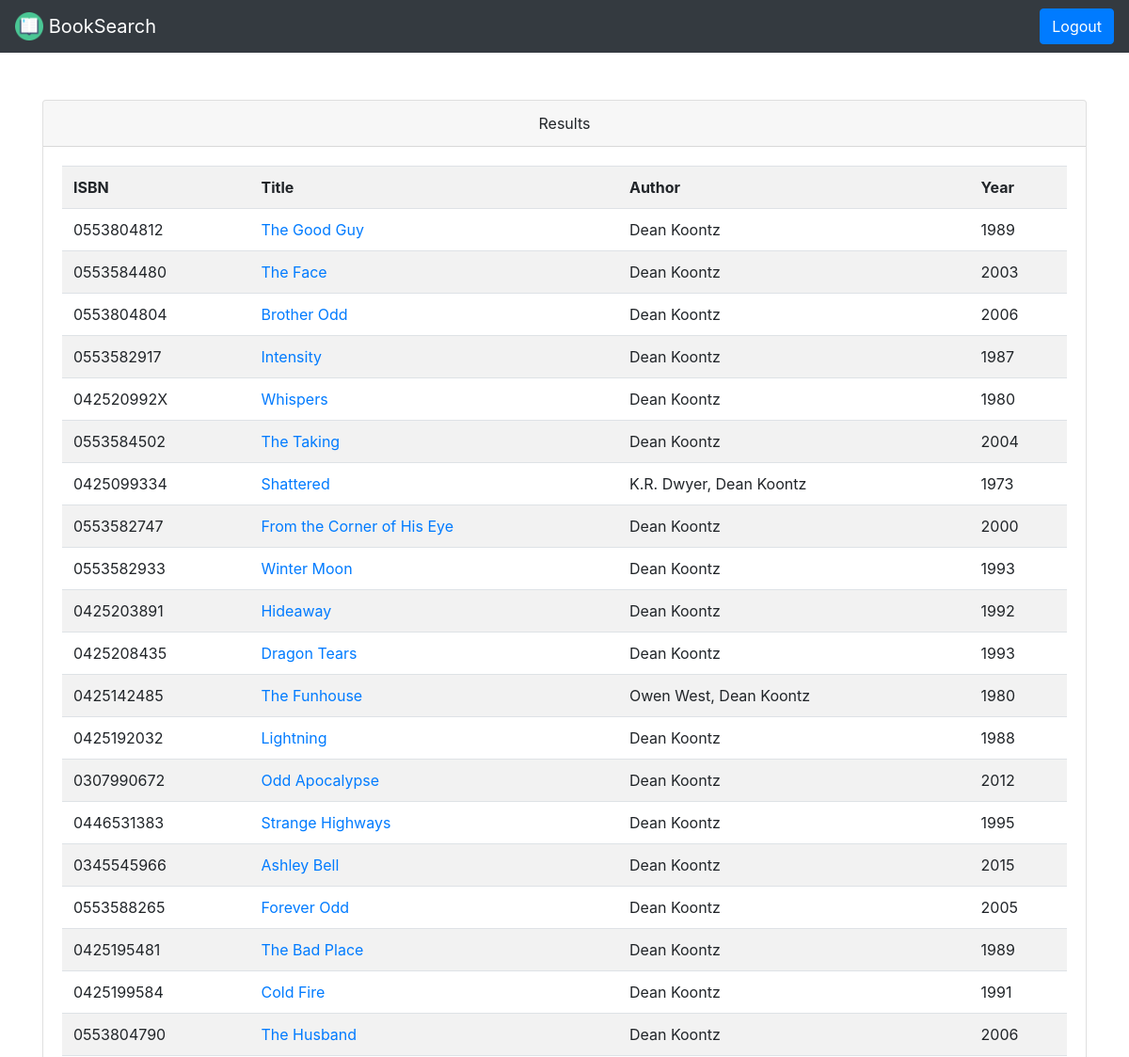
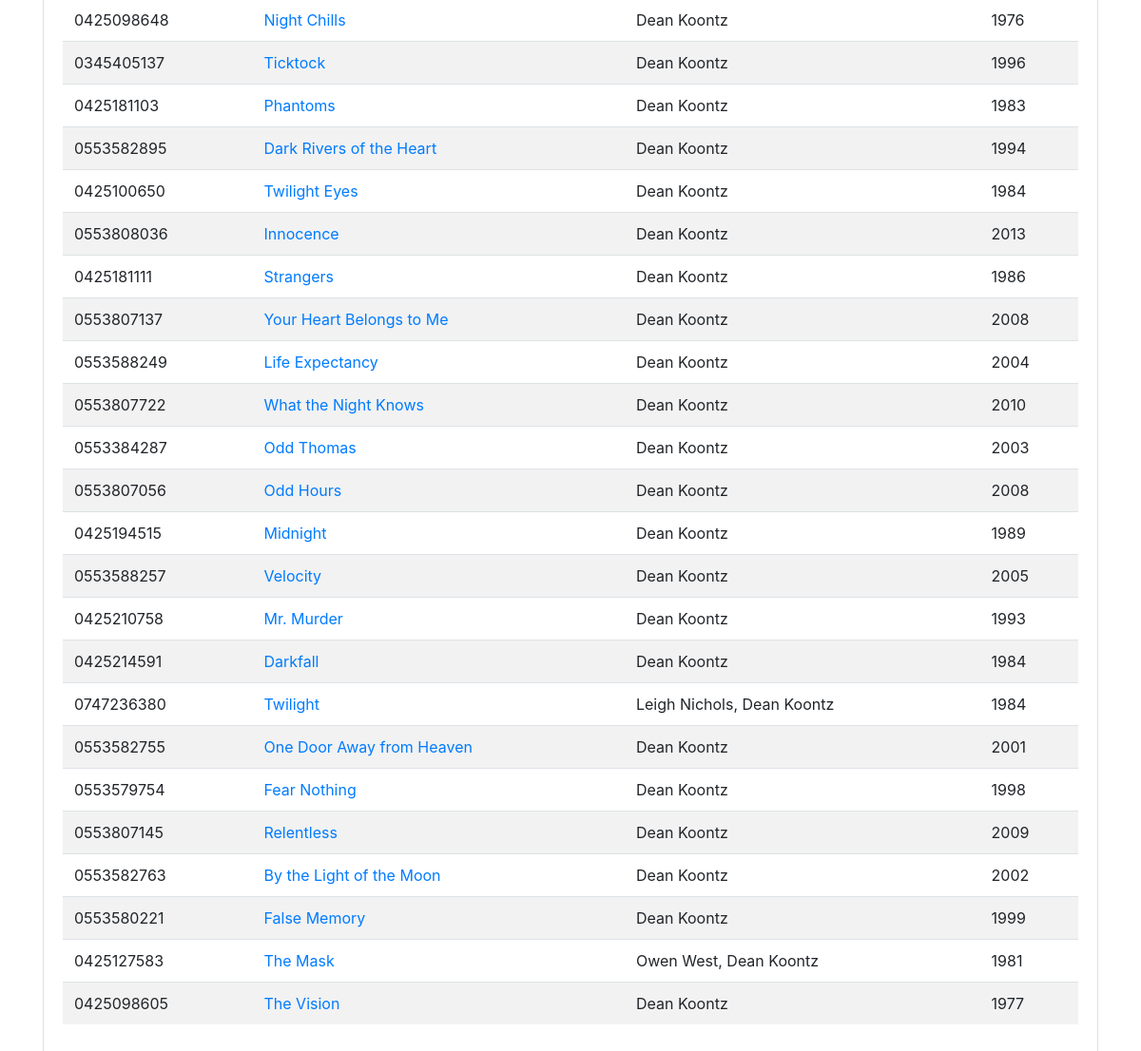
The app's page /searching/Dean Koontz (signed in) with its own data (2 pictures, top to bottom).
### tables this page shows
CREATE TABLE books(isbn TEXT, title TEXT, author TEXT, year TEXT);

### application.py (the view)
@app.route("/searching/<name>")
def searching(name):
    message = None
    con = sqlite3.connect('database.db')
    c = con.cursor()
    query = '%' + name.lower() + '%'
    results = c.execute("SELECT * FROM books WHERE lower(author) LIKE :q", {"q": query}).fetchall()
    print(results)
    return render_template("search.html", results=results)

### templates/search.html (shortened to what this page needs)
<html>
    <head>
        <link rel="stylesheet" href="https://maxcdn.bootstrapcdn.com/bootstrap/4.0.0/css/bootstrap.min.css">
        <link rel="stylesheet" type="text/css" href="{{ url_for('static', filename='style.css') }}">
    </head>
    <nav class="navbar navbar-dark bg-dark">
        <a id="navbarHeader" class="navbar-brand" href="{{ url_for('dashboard') }}"><img src="{{ url_for('static', filename='icon.png') }}" width="30" height="30" class="d-inline-block align-top" alt=""> BookSearch </a>
        <a class="btn btn-primary" href="{{ url_for('logout') }}"> Logout </a>
    </nav>
     <body>
        <div class="container">
            <div class="card text-center" style="margin: 50px auto 50px auto;">
                <div class="card-header">Results</div>
                <div class="card-body">
                    <table class="table table-striped">
                    <tr>
                        <th>ISBN</th>
                        <th>Title</th>
                        <th>Author</th>
                        <th>Year</th>
                    </tr>
                    {% for result in results %}
                    <tr>
                        <td> {{ result[0] }} </td>
                        {% set title = result[0] %}
                        <td> <a href="{{ url_for('api', isbn=title) }}"> {{ result[1] }}</a></td>
                        <td> {{ result[2] }} </td>
                        <td> {{ result[3] }} </td>
                    </tr>
                    {% endfor %}
                </table>
                </div>
            </div>
        </div>
    </body>
</html>

### templates/search.html (style rules this page uses)
body { background-image: url("https://encrypted-tbn0.gstatic.com/images?q=tbn:ANd9GcRVj2yLmsqsXds7GVrKvdisJaRgForve1IWogtb-qz0kQQo40bCTXgUU-2F3qQXcNcrdPU&usqp=CAU"); background-repeat: no-repeat; background-size: cover; background-position: 0%; }

### records on screen
books: isbn "0553804812", title "The Good Guy", author "Dean Koontz", year "1989"
books: isbn "0553584480", title "The Face", author "Dean Koontz", year "2003"
books: isbn "0553804804", title "Brother Odd", author "Dean Koontz", year "2006"
books: isbn "0553582917", title "Intensity", author "Dean Koontz", year "1987"
books: isbn "042520992X", title "Whispers", author "Dean Koontz", year "1980"
books: isbn "0553584502", title "The Taking", author "Dean Koontz", year "2004"
books: isbn "0425099334", title "Shattered", author "K.R. Dwyer, Dean Koontz", year "1973"
books: isbn "0553582747", title "From the Corner of His Eye", author "Dean Koontz", year "2000"
books: isbn "0553582933", title "Winter Moon", author "Dean Koontz", year "1993"
books: isbn "0425203891", title "Hideaway", author "Dean Koontz", year "1992"
books: isbn "0425208435", title "Dragon Tears", author "Dean Koontz", year "1993"
books: isbn "0425142485", title "The Funhouse", author "Owen West, Dean Koontz", year "1980"
books: isbn "0425192032", title "Lightning", author "Dean Koontz", year "1988"
books: isbn "0307990672", title "Odd Apocalypse", author "Dean Koontz", year "2012"
books: isbn "0446531383", title "Strange Highways", author "Dean Koontz", year "1995"
books: isbn "0345545966", title "Ashley Bell", author "Dean Koontz", year "2015"
books: isbn "0553588265", title "Forever Odd", author "Dean Koontz", year "2005"
books: isbn "0425195481", title "The Bad Place", author "Dean Koontz", year "1989"
books: isbn "0425199584", title "Cold Fire", author "Dean Koontz", year "1991"
books: isbn "0553804790", title "The Husband", author "Dean Koontz", year "2006"
books: isbn "0425098648", title "Night Chills", author "Dean Koontz", year "1976"
books: isbn "0345405137", title "Ticktock", author "Dean Koontz", year "1996"
books: isbn "0425181103", title "Phantoms", author "Dean Koontz", year "1983"
books: isbn "0553582895", title "Dark Rivers of the Heart", author "Dean Koontz", year "1994"
books: isbn "0425100650", title "Twilight Eyes", author "Dean Koontz", year "1984"
books: isbn "0553808036", title "Innocence", author "Dean Koontz", year "2013"
books: isbn "0425181111", title "Strangers", author "Dean Koontz", year "1986"
books: isbn "0553807137", title "Your Heart Belongs to Me", author "Dean Koontz", year "2008"
books: isbn "0553588249", title "Life Expectancy", author "Dean Koontz", year "2004"
books: isbn "0553807722", title "What the Night Knows", author "Dean Koontz", year "2010"
books: isbn "0553384287", title "Odd Thomas", author "Dean Koontz", year "2003"
books: isbn "0553807056", title "Odd Hours", author "Dean Koontz", year "2008"
books: isbn "0425194515", title "Midnight", author "Dean Koontz", year "1989"
books: isbn "0553588257", title "Velocity", author "Dean Koontz", year "2005"
books: isbn "0425210758", title "Mr. Murder", author "Dean Koontz", year "1993"

### other values on screen
{{ result[0] }} "0425214591" "0747236380" "0553582755" "0553579754" "0553807145" "0553582763" "0553580221" "0425127583" "0425098605"
{{ result[1] }} "Darkfall" "Twilight" "One Door Away from Heaven" "Fear Nothing" "Relentless" "By the Light of the Moon" "False Memory" "The Mask" "The Vision"
{{ result[2] }} "Dean Koontz" "Leigh Nichols, Dean Koontz" "Dean Koontz" "Dean Koontz" "Dean Koontz" "Dean Koontz" "Dean Koontz" "Owen West, Dean Koontz" "Dean Koontz"
{{ result[3] }} "1984" "1984" "2001" "1998" "2009" "2002" "1999" "1981" "1977"
